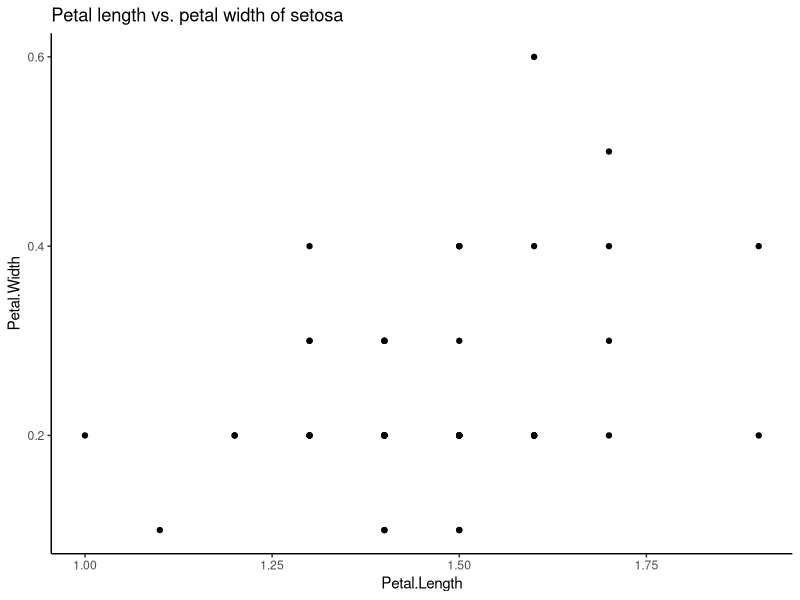
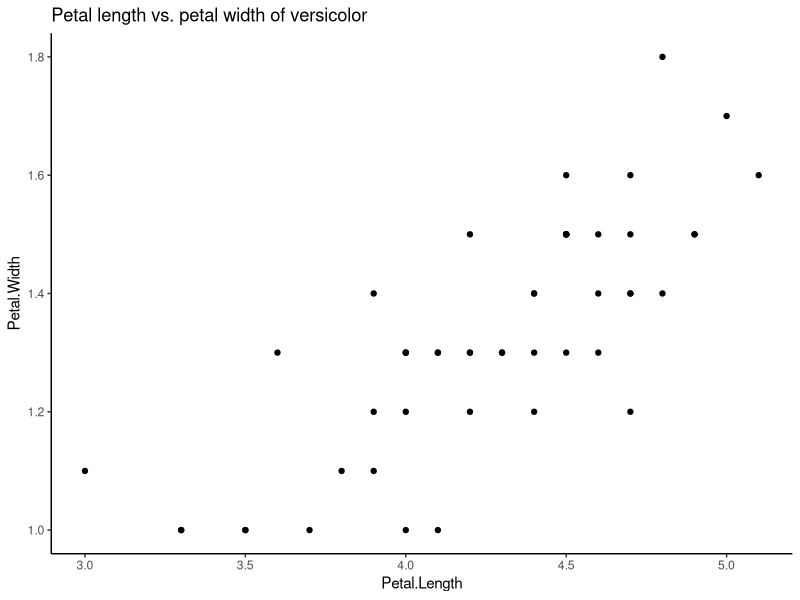
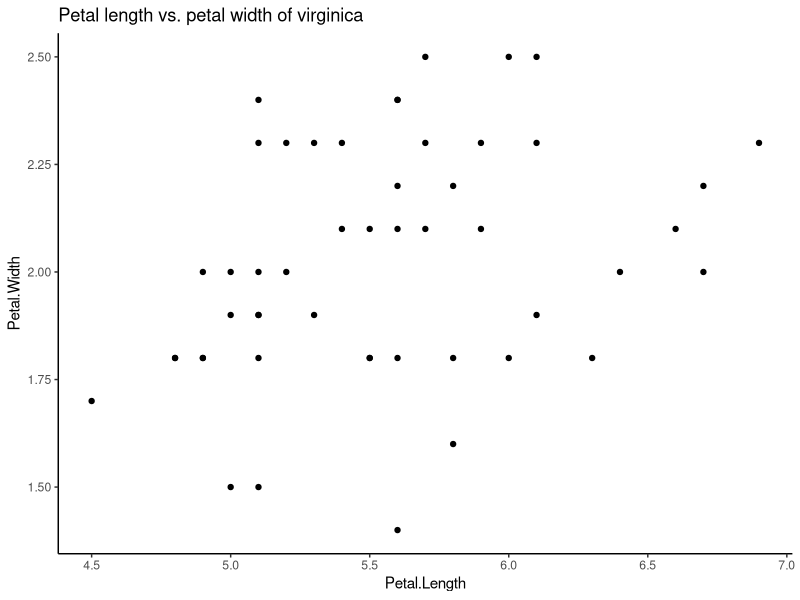
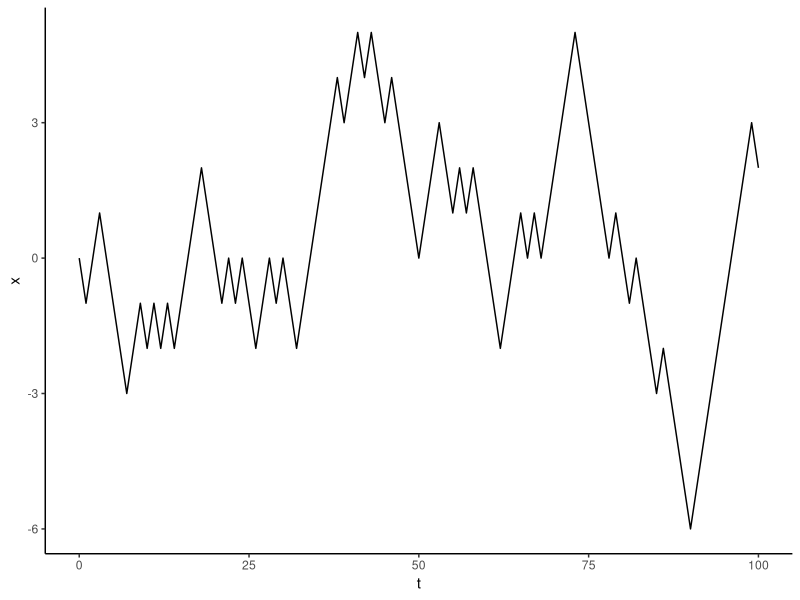

Write the R code that produced these figures, in order.
## ---- chunk 1
knitr::opts_chunk$set(echo = TRUE)
library(tidyverse)
## ---- chunk 2
c(1,2,3) + c(4,5,6)
## ---- chunk 3
c(1,2,3) == c(3,2,1)
## ---- chunk 4
c(1,2,3) * 2
## ---- chunk 5
#Produces message
c(1,2,3) + c(4, 6)
#No message
c(1,2,3,4) + c(4, 6)
## ---- chunk 6
a <- data.frame(c1 = 1:3, c2 = 4:6, c3 = c(7, 8, NA))
a
#Row products
apply(a, 1, prod, na.rm = T)
#Column products
apply(a, 2, prod, na.rm = T)
## ---- chunk 7


a <- data.frame(c1 = 1:3, c2 = 4:6, c3 = c(7, 8, NA))
a
#Row products
apply(a, 1, function(x) {prod(x, na.rm = T)})
#x is the convention for the object in the function, but you can name it anything you want
apply(a, 1, function(derek) {prod(derek, na.rm = T)})
#Subtract every value from last value in column
apply(a, 2, function(x) {dplyr::last(x) - x})
## ---- chunk 8
#View data
head(iris)

iris_plots <- iris %>%
  group_by(Species) %>%
  group_map(
    ~ggplot(.x, aes(Petal.Length, Petal.Width)) +
      geom_point() +
      labs(title = paste("Petal length vs. petal width of", .y$Species)) +
      theme_classic()
  )

iris_plots
## ---- chunk 9
head(mtcars)

#Round all columns
mtcars %>% mutate_all(round)

#Get mean of all columns
mtcars %>% summarize_all(mean)

#Get min and max of all columns by providing a list
mtcars %>% summarize_all(list(min = min, max = max))

#If you use group_by first, summarize_all does not apply to grouping columns and applies by group
mtcars %>% group_by(cyl) %>% summarize_all(list(min = min, max = max))

#Can do more complex operations using ~ and . to refer to columns
mtcars %>% group_by(cyl) %>% summarize_all(list(range = ~max(.) - min(.)))
## ---- chunk 10
head(iris)

iris %>% mutate_if(is.numeric, round) %>% head() #Only show 6 rows

iris %>% summarize_if(is.numeric, list(avg = mean, med = median))
## ---- chunk 11

head(mtcars)

#Choose columns by position
mtcars %>% summarize_at(c(1, 3:7), list(avg = mean, med = median))

#Or use vars() to select values as you would with select()
mtcars %>% summarize_at(vars(mpg, disp:qsec), list(avg = mean, med = median))

#Works by group as well
mtcars %>% group_by(cyl) %>% summarize_at(vars(mpg, disp:qsec), list(avg = mean, med = median))
## ---- chunk 12
#Random walk example
n <- 100
x <- 0
#Do n steps
for(i in 1:n) {
  #Randomly add -1 or 1 to previous result
  x[i+1] <- x[i] + sample(c(-1, 1), 1) #x[i+1] <- value is more memory efficient than x <- c(x, value)
}

#Create data frame with time t and position x
walk_data <- data.frame(t = 0:100, x)

#Plot data
ggplot(walk_data, aes(t, x)) +
  geom_line() +
  theme_classic()

#If all you care about is the final destination, sapply or map is easier
sum(sapply(1:n, function(x) sample(c(-1, 1), 1)))
sum(map_dbl(1:n, ~sample(c(-1, 1), 1)))
